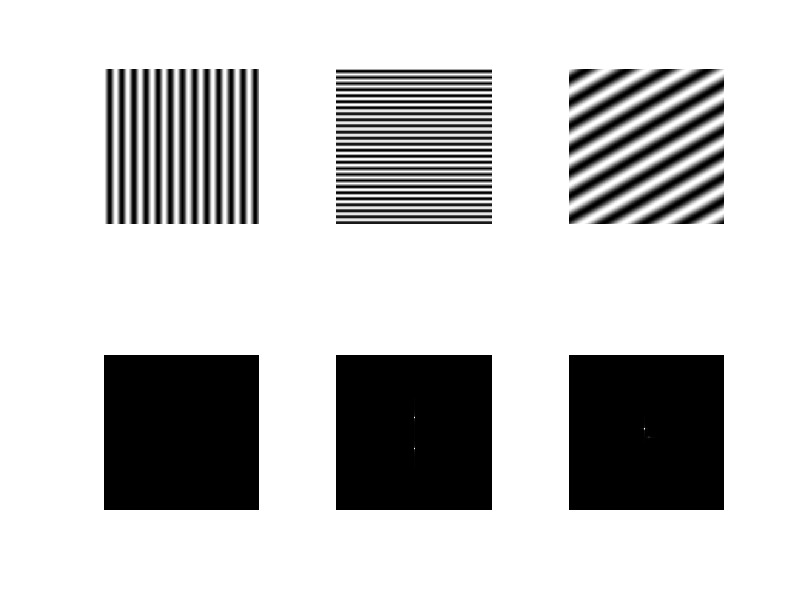

Write the MATLAB code that produced this figure.
close all, clear all

% Construct 2D sine wave
[X, Y] = meshgrid(1:256);
f1 = cos(2*pi*0.05*X);
figure(1),
subplot(2,3,1),imshow(f1,[])

% Compute and visualize the 30-by-30 DFT of f
F = fft2(f1);
F2 = fftshift(F);
subplot(2,3,4),imshow(abs(F2),[]);

% Construct 2D sine wave
f2 = cos(2*pi*0.1*Y);
subplot(2,3,2),imshow(f2,[])

% Compute and visualize the 30-by-30 DFT of f
F = fft2(f2);
F2 = fftshift(F);
subplot(2,3,5),imshow(abs(F2),[]);

% Construct 2D sine wave
f3 = cos(2*pi*0.03*(cos(pi/3)*X+sin(pi/3)*Y));
subplot(2,3,3),imshow(f3,[])

% Compute and visualize the 30-by-30 DFT of f
F = fft2(f3);
F2 = fftshift(F);
subplot(2,3,6),imshow(abs(F2),[]);
